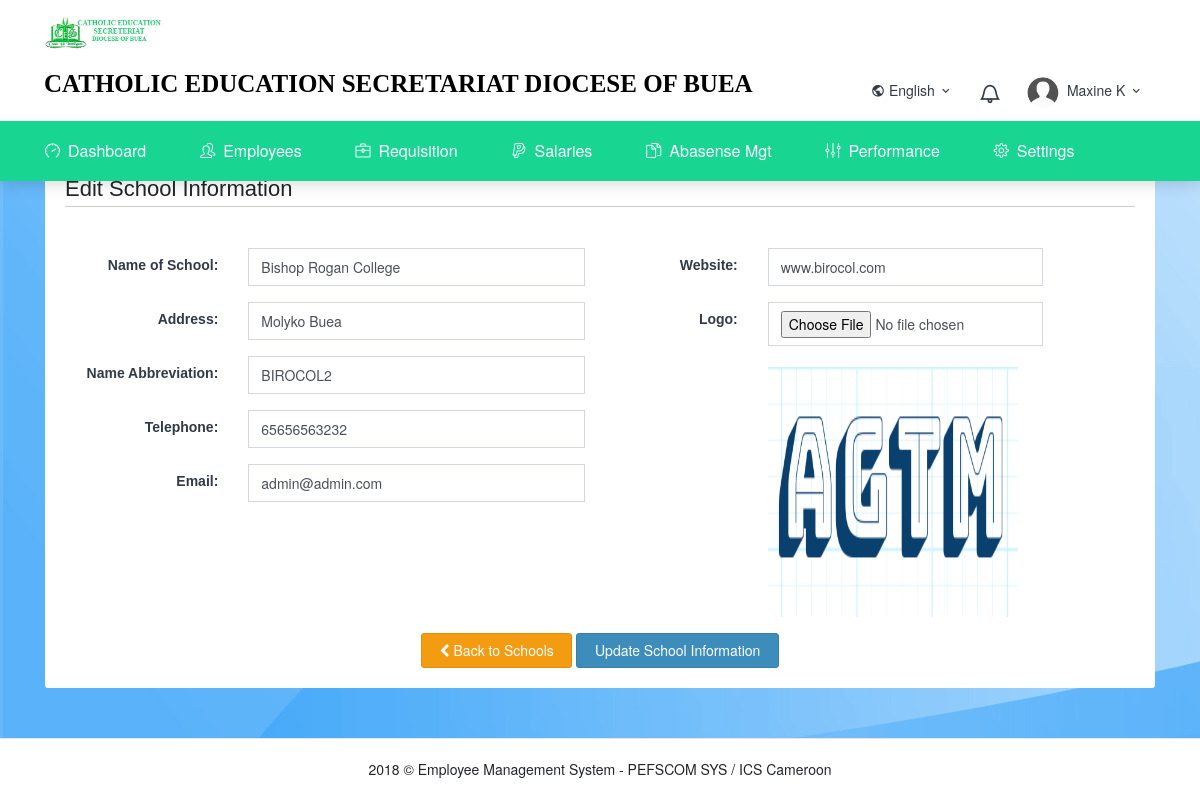
The app's page /admin/edit_school.php?id=2, older data.
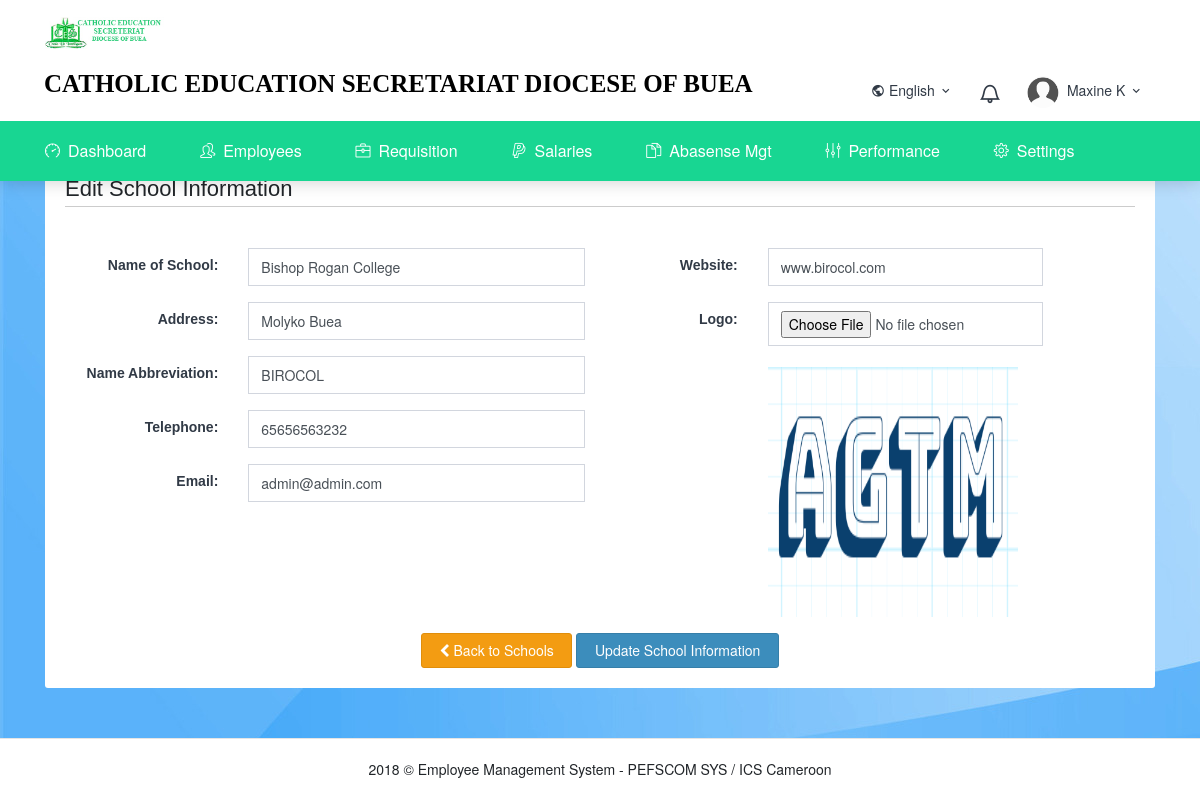
The same page, newer data.
### tables this page shows
CREATE TABLE `schools` (
  `id` int(20) NOT NULL,
  `name` varchar(100) NOT NULL,
  `address` text NOT NULL,
  `abbreviation` varchar(30) NOT NULL,
  `tel` varchar(30) NOT NULL,
  `email` varchar(60) NOT NULL,
  `website` varchar(100) NOT NULL,
  `logo` text NOT NULL,
  `time_added` timestamp NOT NULL DEFAULT CURRENT_TIMESTAMP
);

### classes/class.School.php (called while the page is built, shortened)
<?php
class School
{
    function __construct($school_id)
    {
        $db = new dbc();
        $dbc = $db->get_instance();
        $query = "SELECT * FROM `schools` WHERE `id` = '$school_id'";
        $result = mysqli_query($dbc, $query)
            or die("Could not get the school detials");
        while($row = mysqli_fetch_array($result))
        {
            $this->school_name = $row['name'];
            $this->address = $row['address'];
            $this->abbreviation = $row['abbreviation'];
            $this->tel = $row['tel'];
            $this->email = $row['email'];
            $this->website = $row['website'];
            $logos = $row['logo'];
            if(!empty($logos))
            {
                $logo = '../' . $logos;
            }
            else {
                $logo = Constants::DEFAULT_SCHOOL_LOGO;
            }
            $this->logo = $logo;
        }
    }
}
 ?>

### admin/edit_school.php (the view, shortened to what the changed rows need)
<?php
include_once '../classes/class.School.php';
if(isset($_GET['id']))
{
    $id = filter($_GET['id']);
}
else {
    $id = '';
}
include_once 'includes/head.php';
 ?>
 <?php
include_once 'includes/top_bar.php';
  ?>
  <br>
  <div class="wrapper">
      <div class="container-fluid">
          <div class="row">
              <div class="col-md-12">
                  <div class="card-box">
                      <h2 class="page-header">
                          Edit School Information
                      </h2>
                      <?php
                      $school = new School($id);
                       ?>
                       <form class="form-horizontal" action="" method="post" enctype="multipart/form-data">
                           <br>
                           <div class="row">
                               <div class="col-md-6">
                                   <div class="form-group row">
                                       <div class="col-sm-8">
                                           <input type="text"  name="name" id="name" class="form-control"
                                             placeholder="St Paul College " value="<?php echo $school->school_name; ?>">
                                       </div>
                                   </div>
                                   <div class="form-group row">
                                       <div class="col-sm-8">
                                           <input type="text"  name="address" id="name" class="form-control"
                                             placeholder="Addrss" value="<?php echo $school->address; ?>">
                                       </div>
                                   </div>
                                   <div class="form-group row">
                                       <div class="col-sm-8">
                                           <input type="text"  name="abbreviation" id="name" class="form-control"
                                             placeholder="E.g. BIROCOL" value="<?php echo $school->abbreviation; ?>">
                                       </div>
                                   </div>
                                   <div class="form-group row">
                                       <div class="col-sm-8">
                                           <input type="text"  name="tel" id="name" class="form-control"
                                             placeholder="677-089-963" value="<?php echo $school->tel; ?>">
                                       </div>
                                   </div>
                                   <div class="form-group row">
                                       <div class="col-sm-8">
                                           <input type="text"  name="email"  class="form-control"
                                             placeholder="example@email.com" value="<?php echo $school->email; ?>">
                                       </div>
                                   </div>
                               </div>
                               <div class="col-md-5">
                                   <div class="form-group row">
                                       <div class="col-sm-8">
                                           <input type="text"  name="website"  class="form-control"
                                             placeholder="www.school.com" value="<?php echo $school->website; ?>">
                                       </div>
                                   </div>
                                   <div class="form-group row">
                                       <div class="col-sm-8">
                                           <input type="file"  name="logo" id="logo" class="form-control">
                                             <br>
                                             <img src="<?php echo $school->logo; ?>"
                                                 alt="SCHOOL LOGO" id="img" width="250px" height="250px">
                                       </div>
                                   </div>
                               </div>
                           </div>
                       </form>
                  </div>
              </div>
          </div>
      </div>
  </div>
 <?php
include_once 'includes/end.php';
  ?>

Row changes from the older to the newer data that the page shows:
changed schools "Bishop Rogan College": abbreviation "BIROCOL2" → "BIROCOL"
